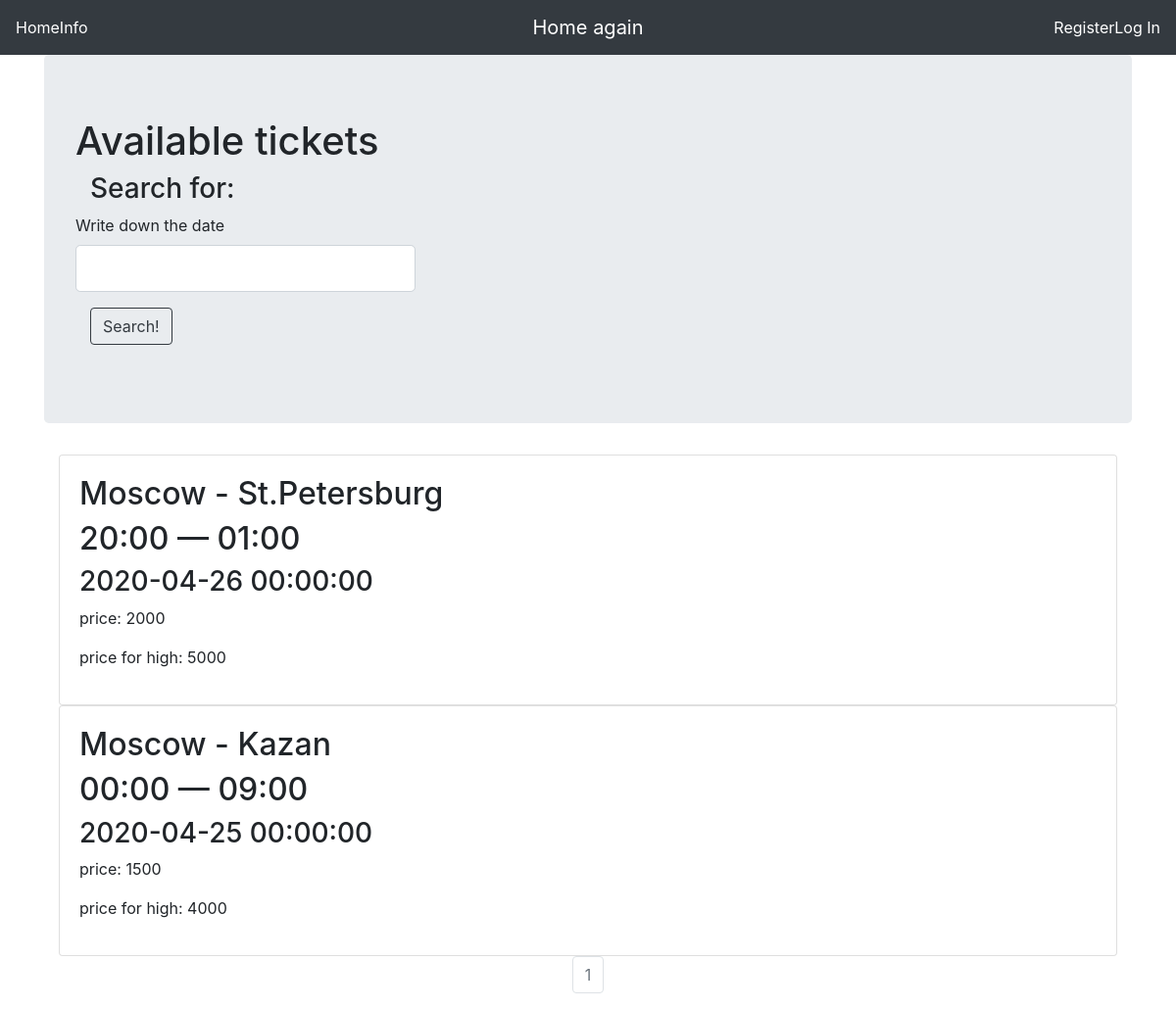
Page /stock_page on the committed database.
### blog/models.py (models this page shows, shortened)
class Ticket(db.Model):
    ticket_id = db.Column(db.Integer, primary_key=True)
    departure_time = db.Column(db.String(64), nullable=False)
    arrival_time = db.Column(db.String(64), nullable=False)
    day = db.Column(db.DateTime, nullable=False)
    departure_point = db.Column(db.String(64), nullable=False)
    arrival_point = db.Column(db.String(64), nullable=False)
    simple_price = db.Column(db.Integer, nullable=False)
    high_price = db.Column(db.Integer, nullable=False)

### blog/stock/veiws.py (the view)
@stock.route('/stock_page', methods=['GET', 'POST'])
def stocks():
    form = SearchForm()
    if form.validate_on_submit():
        page_stock = request.args.get('page', 1, type=int)
        tickets = Ticket.query.filter_by(day=form.date.data + ' 00:00:00.000').paginate(page=page_stock, per_page=10)
        return render_template('stock_page.html', tickets=tickets, public_key=public_key, form=form)
    else:
        page_stock = request.args.get('page', 1, type=int)
        tickets = Ticket.query.order_by(Ticket.simple_price.desc()).paginate(page=page_stock, per_page=10)
        return render_template('stock_page.html', tickets=tickets, public_key=public_key, form=form)

### blog/stock/forms.py
class SearchForm(FlaskForm):
    date = StringField('Write down the date', validators=[DataRequired()])
    submit = SubmitField('Search!')

### blog/templates/stock_page.html (shortened to what this page needs)
{% extends "base.html" %}
{% block content %}
<div class="jumbotron">
        <h1>Available tickets</h1>
    <div class="container">
            <h3>Search for: </h3>
            <form class='form-group' method="POST">
                        <div class="row">
                            <div class="span12">
                                <div id="custom-search-form" class="form-search form-horizontal pull-right">
                                    <div class="input-append span12">
                                                        <div class="form-group">
                                                            {{form.date.label(class='form-control-label')}}
                                                            {{form.date(class='form-control form-control-lg')}}
                                                        </div>
                                    </div>
                                </div>
                            </div>
                        </div>
                        <div class="form-group">
                            {{form.submit(class="btn btn-outline-dark")}}
                        </div>
            </form>
        </div>
    </div>
    <div class="container">
        {% for ticket in tickets.items %}
        <div class="card">
            <div class="card-body">
                <h2>{{ticket.departure_point}} - {{ticket.arrival_point}}</h2>
                <h2>{{ticket.departure_time}} — {{ticket.arrival_time}}</h2>
                <h3> {{ ticket.day }} </h3>
                <p>price: {{ ticket.simple_price }}</p>
                <p>price for high: {{ ticket.high_price }}</p>
            </div>
        </div>
        {% endfor %}
    </div>
<nav aria-label="Page Navigation">
    <ul class="pagination justify-content-center">
        {% for page_num in tickets.iter_pages(left_edge=1, right_edge=1, left_current=1, right_current=2) %}
            {% if tickets.page == page_num %}
            <li class="page-item disabled">
                <a class="page-link" href="{{url_for('stock.stocks', page=page_num)}}">{{page_num}}</a>
            </li>
            {% else %}
            <li class="page-item">
                <a class="page-link" href="{{url_for('stock.stocks', page=page_num)}}">{{page_num}}</a>
            </li>
            {% endif %}
        {% endfor %}
    </ul>
</nav>
{% endblock %}

### rows in the picture
Ticket: departure_point "Moscow", arrival_point "St.Petersburg", departure_time "20:00", arrival_time "01:00", day "2020-04-26 00:00:00", simple_price "2000", high_price "5000"
Ticket: departure_point "Moscow", arrival_point "Kazan", departure_time "00:00", arrival_time "09:00", day "2020-04-25 00:00:00", simple_price "1500", high_price "4000"

### other values in the picture
{{ page_num }} "1"
